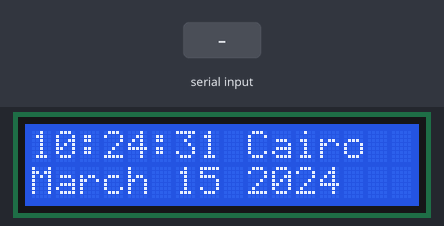
Simulated run of this sketch. Board: ESP32. Shown: 16×2 character LCD. The inputs (shaded band) are chosen by the test bench. WiFi joins after 1.5 s; servers stay silent unless stated; the local clock reads 2024-03-15 10:24:30 at power-on unless the sketch sets it; nothing arrives over Bluetooth unless stated.

Above: at 1.2 s.
1.3 s: "0" received over the second serial link
At 3.0 s:
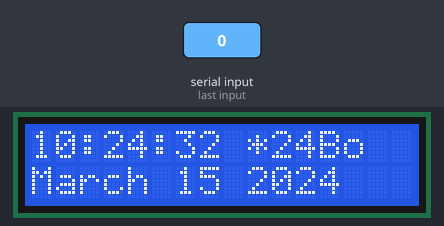
At 3.5 s:
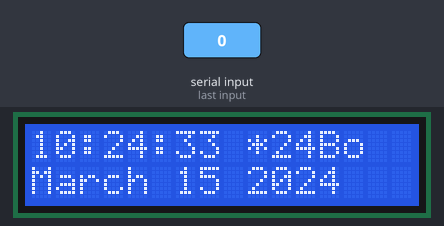
Timing chart, 0 to 5.0 s (numbered marks = the images above; inputs shaded):
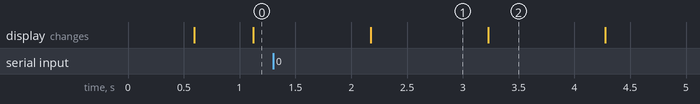

The sketch:

LCD_BT.ino
```cpp
// Include libraries
#include <WiFi.h>
#include "time.h"
#include <LiquidCrystal_I2C.h>
#include "BluetoothSerial.h"

// Configure LiquidCrystal_I2C library with 0x27 address, 16 columns and 2 rows
LiquidCrystal_I2C lcd(0x27, 16, 2);

// initialize Class:
BluetoothSerial ESP_BT;

//  Time and wifi declarations
const char* ntpServer = "pool.ntp.org";

//  BT declarations
int zone = 0;
int const offset_arr[]={7200, 3600, 7200, 10800, 36000, 28800, 32400, -14400};
char const *zones_arr[] = {"Cairo  ", "London ", "Paris  ", "Moscow ", "Sydney ", "Beijing", "Tokyo  ", "Toronto"};

// Print the time on the LCD
void ya3amoElsa3aKam()
{
  //  Get out of function if no time available
  struct tm timeinfo;
  if(!getLocalTime(&timeinfo)){
    return;
  }

  // Print time in LCD
  lcd.setCursor(0, 0);
  lcd.print(&timeinfo, "%H:%M:%S");
  lcd.setCursor(0, 1);
  lcd.print(&timeinfo, "%B %d %Y");
}


void setup()
{
  //connect to WiFi
  WiFi.begin("YOUR_SSID", "YOUR_PASSWORD");

  // Initialize I2C LCD module (SDA = GPIO21, SCL = GPIO22)
  lcd.begin(21, 22);
  // Turn backlight ON
  lcd.backlight();

  // Name of your Bluetooth interface -> will show up on your phone
  ESP_BT.begin("ESP32_Control");

}

void loop()
{
    // get the time
  configTime(offset_arr[zone], 0, ntpServer);

  delay(500);

  lcd.setCursor(9, 0);
  lcd.print(zones_arr[zone]);
  // Print time on LCD
  ya3amoElsa3aKam();

  // -------------------- Receive Bluetooth signal ----------------------
  if (ESP_BT.available())
  {
    zone = ESP_BT.read(); //Read what we receive
  }

}
```

Measured:
- after the input at 1.3 s, the display: changes after 0.88 s (image 1)
- what the display in image 1 shows lasts 1.0 s, from 2.2 s to 3.2 s
